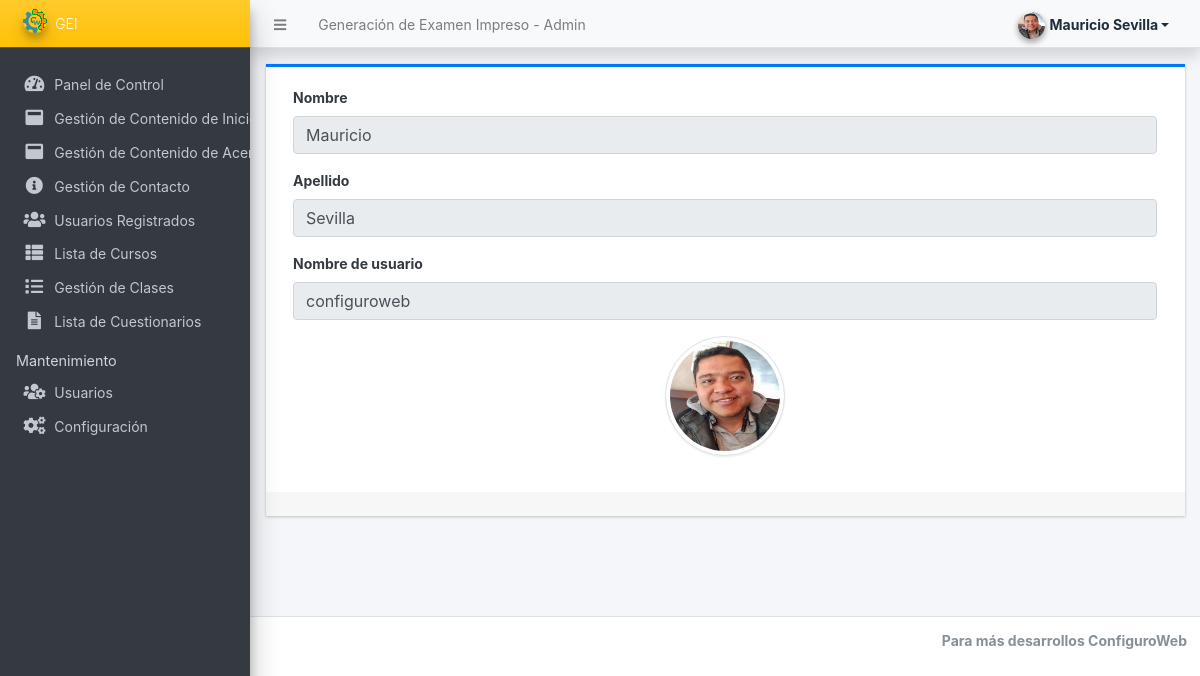
The app's page /admin/?page=user (signed in) with its own data.
### tables this page shows
CREATE TABLE `users` (
  `id` int(50) NOT NULL,
  `firstname` varchar(250) NOT NULL,
  `lastname` varchar(250) NOT NULL,
  `username` text NOT NULL,
  `password` text NOT NULL,
  `avatar` text DEFAULT NULL,
  `last_login` datetime DEFAULT NULL,
  `type` tinyint(1) NOT NULL DEFAULT 0,
  `date_added` datetime NOT NULL DEFAULT current_timestamp(),
  `date_updated` datetime DEFAULT NULL ON UPDATE current_timestamp()
);

### classes/DBConnection.php (called while the page is built, shortened)
<?php
class DBConnection{
    private $host = DB_SERVER;
    private $username = DB_USERNAME;
    private $password = DB_PASSWORD;
    private $database = DB_NAME;
    public $conn;
    public function __construct(){
        if (!isset($this->conn)) {
            $this->conn = new mysqli($this->host, $this->username, $this->password, $this->database);
        }
    }
}
?>

### classes/SystemSettings.php (called while the page is built, shortened)
<?php
class SystemSettings extends DBConnection
{
	function userdata($field = '')
	{
		if (!empty($field)) {
			if (isset($_SESSION['userdata'][$field]))
				return $_SESSION['userdata'][$field];
			else
				return null;
		} else {
			return false;
		}
	}
}
$_settings = new SystemSettings();

### config.php (called while the page is built, shortened)
<?php
require_once('classes/DBConnection.php');
require_once('classes/SystemSettings.php');
function validate_image($file){
	if(!empty($file)){
        $ex = explode("?",$file);
        $file = $ex[0];
        $ts = isset($ex[1]) ? "?".$ex[1] : '';
		if(is_file(base_app.$file)){
			return base_url.$file.$ts;
		}else{
			return base_url.'dist/img/no-image-available.png';
		}
	}else{
		return base_url.'dist/img/no-image-available.png';
	}
}
?>

### admin/user/index.php (the view, shortened to what this page needs)
<?php
$user = $conn->query("SELECT * FROM users where id ='" . $_settings->userdata('id') . "'");
foreach ($user->fetch_array() as $k => $v) {
	$meta[$k] = $v;
}
$is_admin = $_settings->userdata('id') == 1;
?>
<div class="card card-outline rounded-0 card-primary">
	<div class="card-body">
		<div class="container-fluid">
			<form action="" id="manage-user">
				<div class="form-group">
					<label for="name">Nombre</label>
					<input type="text" name="firstname" id="firstname" class="form-control" value="<?php echo isset($meta['firstname']) ? $meta['firstname'] : '' ?>" required <?php echo $is_admin ? 'readonly' : '' ?>>
				</div>
				<div class="form-group">
					<label for="name">Apellido</label>
					<input type="text" name="lastname" id="lastname" class="form-control" value="<?php echo isset($meta['lastname']) ? $meta['lastname'] : '' ?>" required <?php echo $is_admin ? 'readonly' : '' ?>>
				</div>
				<div class="form-group">
					<label for="username">Nombre de usuario</label>
					<input type="text" name="username" id="username" class="form-control" value="<?php echo isset($meta['username']) ? $meta['username'] : '' ?>" required autocomplete="off" <?php echo $is_admin ? 'readonly' : '' ?>>
				</div>
				<div class="form-group d-flex justify-content-center">
					<img src="<?php echo validate_image(isset($meta['avatar']) ? $meta['avatar'] : '') ?>" alt="" id="cimg" class="img-fluid img-thumbnail">
				</div>
			</form>
		</div>
	</div>
	<div class="card-footer">
	</div>
</div>

### admin/user/index.php (style rules this page uses)
img#cimg { height: 15vh; width: 15vh; object-fit: cover; border-radius: 100% 100%; }

### records on screen
users: firstname "Mauricio", lastname "Sevilla", username "configuroweb", avatar (picture)

### other values on screen
$_settings->info('name') "Generación de Examen Impreso"
$_settings->info('short_name') "GEI"
